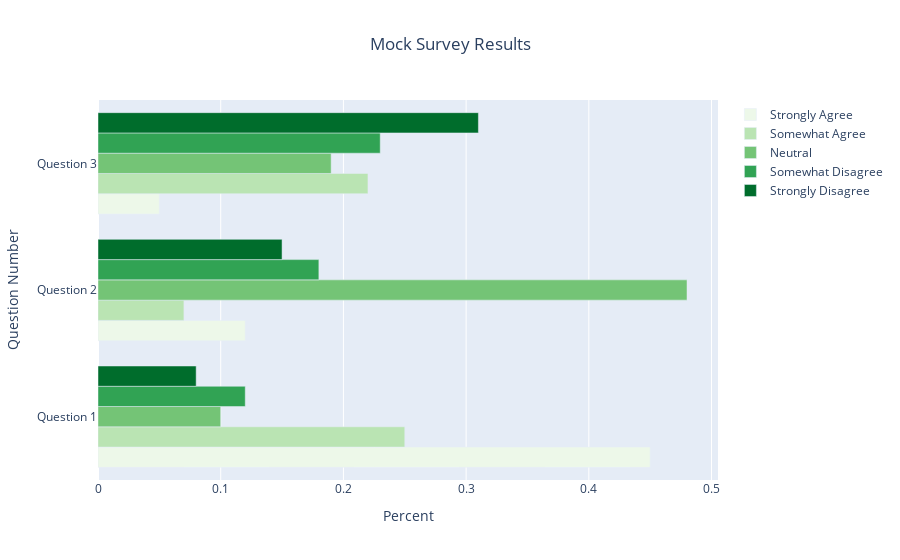

Notebook cell for this chart:
### Code cell
data = [go.Bar(x=df[response], 
               y=df['Unnamed: 0'], 
               name=response,
               orientation='h',
               marker=dict(color=colors[response])) for response in df.columns[1:]]

layout = go.Layout(title='Mock Survey Results',
                   title_x=0.5,
                   xaxis_title='Percent',
                   yaxis_title='Question Number',
                   hovermode='y unified',
                   barmode='group')

fig = go.Figure(data=data, layout=layout)
fig.show()

### Figure 1 — Plotly figure (JSON) as saved in the notebook; plotly's stock layout.template omitted (floating-point values rounded to 4 significant figures)
{"data": [{"marker": {"color": "#edf8e9"}, "name": "Strongly Agree", "orientation": "h", "type": "bar", "x": [0.45, 0.12, 0.05], "y": ["Question 1", "Question 2", "Question 3"]}, {"marker": {"color": "#bae4b3"}, "name": "Somewhat Agree", "orientation": "h", "type": "bar", "x": [0.25, 0.07, 0.22], "y": ["Question 1", "Question 2", "Question 3"]}, {"marker": {"color": "#74c476"}, "name": "Neutral", "orientation": "h", "type": "bar", "x": [0.1, 0.48, 0.19], "y": ["Question 1", "Question 2", "Question 3"]}, {"marker": {"color": "#31a354"}, "name": "Somewhat Disagree", "orientation": "h", "type": "bar", "x": [0.12, 0.18, 0.23], "y": ["Question 1", "Question 2", "Question 3"]}, {"marker": {"color": "#006d2c"}, "name": "Strongly Disagree", "orientation": "h", "type": "bar", "x": [0.08, 0.15, 0.31], "y": ["Question 1", "Question 2", "Question 3"]}], "layout": {"barmode": "group", "hovermode": "y unified", "title": {"text": "Mock Survey Results", "x": 0.5}, "xaxis": {"title": {"text": "Percent"}}, "yaxis": {"title": {"text": "Question Number"}}}}
